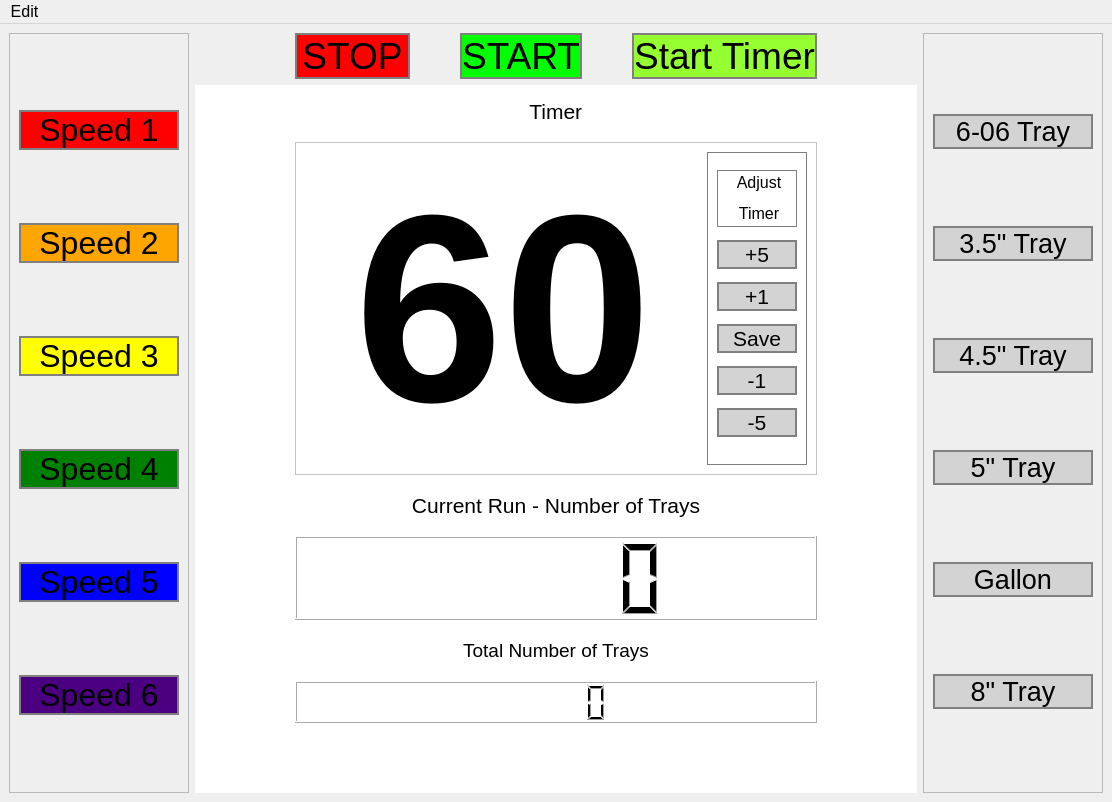
<?xml version="1.0" encoding="UTF-8"?>
<ui version="4.0">
 <class>MainWindow</class>
 <widget class="QMainWindow" name="MainWindow">
  <property name="windowModality">
   <enum>Qt::WindowModality::WindowModal</enum>
  </property>
  <property name="geometry">
   <rect>
    <x>0</x>
    <y>0</y>
    <width>1112</width>
    <height>802</height>
   </rect>
  </property>
  <property name="maximumSize">
   <size>
    <width>16777215</width>
    <height>802</height>
   </size>
  </property>
  <property name="windowTitle">
   <string>Bonnie Plants</string>
  </property>
  <property name="windowIcon">
   <iconset>
    <normaloff>images/Bonnie.png</normaloff>images/Bonnie.png</iconset>
  </property>
  <widget class="QWidget" name="centralwidget">
   <property name="styleSheet">
    <string notr="true">background-color: &quot;black&quot;</string>
   </property>
   <layout class="QHBoxLayout" name="horizontalLayout" stretch="1,4,1">
    <item>
     <widget class="QFrame" name="frameSpeedButtons">
      <property name="minimumSize">
       <size>
        <width>150</width>
        <height>0</height>
       </size>
      </property>
      <property name="frameShape">
       <enum>QFrame::Shape::StyledPanel</enum>
      </property>
      <property name="frameShadow">
       <enum>QFrame::Shadow::Raised</enum>
      </property>
      <layout class="QVBoxLayout" name="verticalLayout">
       <item>
        <widget class="QPushButton" name="pushButtonSpeed1">
         <property name="sizePolicy">
          <sizepolicy hsizetype="Minimum" vsizetype="Fixed">
           <horstretch>0</horstretch>
           <verstretch>0</verstretch>
          </sizepolicy>
         </property>
         <property name="font">
          <font>
           <pointsize>24</pointsize>
          </font>
         </property>
         <property name="styleSheet">
          <string notr="true">QPushButton{background-color: red}
QPushButton {
    border: 2px solid grey;
}
</string>
         </property>
         <property name="text">
          <string>Speed 1</string>
         </property>
        </widget>
       </item>
       <item>
        <widget class="QPushButton" name="pushButtonSpeed2">
         <property name="font">
          <font>
           <pointsize>24</pointsize>
          </font>
         </property>
         <property name="styleSheet">
          <string notr="true">QPushButton{background-color: orange}
QPushButton {
    border: 2px solid grey;
}
</string>
         </property>
         <property name="text">
          <string>Speed 2</string>
         </property>
        </widget>
       </item>
       <item>
        <widget class="QPushButton" name="pushButtonSpeed3">
         <property name="font">
          <font>
           <pointsize>24</pointsize>
          </font>
         </property>
         <property name="styleSheet">
          <string notr="true">QPushButton{background-color: yellow}
QPushButton {
    border: 2px solid grey;
}</string>
         </property>
         <property name="text">
          <string>Speed 3</string>
         </property>
        </widget>
       </item>
       <item>
        <widget class="QPushButton" name="pushButtonSpeed4">
         <property name="font">
          <font>
           <pointsize>24</pointsize>
          </font>
         </property>
         <property name="styleSheet">
          <string notr="true">QPushButton{background-color: green}
QPushButton {
    border: 2px solid grey;
}</string>
         </property>
         <property name="text">
          <string>Speed 4</string>
         </property>
        </widget>
       </item>
       <item>
        <widget class="QPushButton" name="pushButtonSpeed5">
         <property name="font">
          <font>
           <pointsize>24</pointsize>
          </font>
         </property>
         <property name="styleSheet">
          <string notr="true">QPushButton{background-color: blue}
QPushButton {
    border: 2px solid grey;
}</string>
         </property>
         <property name="text">
          <string>Speed 5</string>
         </property>
        </widget>
       </item>
       <item>
        <widget class="QPushButton" name="pushButtonSpeed6">
         <property name="font">
          <font>
           <pointsize>24</pointsize>
          </font>
         </property>
         <property name="styleSheet">
          <string notr="true">QPushButton{background-color: indigo}
QPushButton {
    border: 2px solid grey;
}</string>
         </property>
         <property name="text">
          <string>Speed 6</string>
         </property>
        </widget>
       </item>
      </layout>
     </widget>
    </item>
    <item>
     <layout class="QVBoxLayout" name="verticalLayout_2">
      <item>
       <layout class="QHBoxLayout" name="horizontalLayoutStartStop">
        <property name="spacing">
         <number>50</number>
        </property>
        <property name="leftMargin">
         <number>100</number>
        </property>
        <property name="rightMargin">
         <number>100</number>
        </property>
        <item>
         <widget class="QPushButton" name="pushButtonStop">
          <property name="font">
           <font>
            <pointsize>28</pointsize>
           </font>
          </property>
          <property name="styleSheet">
           <string notr="true">QPushButton{background-color: red}
QPushButton {
    border: 2px solid grey;
}</string>
          </property>
          <property name="text">
           <string>STOP</string>
          </property>
         </widget>
        </item>
        <item>
         <widget class="QPushButton" name="pushButtonStart">
          <property name="font">
           <font>
            <pointsize>28</pointsize>
           </font>
          </property>
          <property name="styleSheet">
           <string notr="true">QPushButton{background-color: rgb(0, 255, 0)}
QPushButton {
    border: 2px solid grey;
}</string>
          </property>
          <property name="text">
           <string>START</string>
          </property>
         </widget>
        </item>
        <item>
         <widget class="QPushButton" name="pushButtonStartTimer">
          <property name="font">
           <font>
            <pointsize>28</pointsize>
           </font>
          </property>
          <property name="styleSheet">
           <string notr="true">QPushButton{background-color: rgb(150, 255, 50)}
QPushButton {
    border: 2px solid grey;
}</string>
          </property>
          <property name="text">
           <string>Start Timer</string>
          </property>
         </widget>
        </item>
       </layout>
      </item>
      <item>
       <widget class="QFrame" name="frameDisplay">
        <property name="font">
         <font>
          <pointsize>1</pointsize>
         </font>
        </property>
        <property name="styleSheet">
         <string notr="true">background-color: white</string>
        </property>
        <layout class="QVBoxLayout" name="verticalLayoutOutput" stretch="1,8,1,2,1,1">
         <property name="spacing">
          <number>10</number>
         </property>
         <property name="leftMargin">
          <number>100</number>
         </property>
         <property name="topMargin">
          <number>5</number>
         </property>
         <property name="rightMargin">
          <number>100</number>
         </property>
         <property name="bottomMargin">
          <number>70</number>
         </property>
         <item>
          <widget class="QLabel" name="label">
           <property name="sizePolicy">
            <sizepolicy hsizetype="Preferred" vsizetype="Preferred">
             <horstretch>0</horstretch>
             <verstretch>0</verstretch>
            </sizepolicy>
           </property>
           <property name="font">
            <font>
             <pointsize>16</pointsize>
            </font>
           </property>
           <property name="styleSheet">
            <string notr="true">background-color: white</string>
           </property>
           <property name="text">
            <string> Timer </string>
           </property>
           <property name="alignment">
            <set>Qt::AlignmentFlag::AlignCenter</set>
           </property>
          </widget>
         </item>
         <item>
          <widget class="QFrame" name="frame_2">
           <property name="frameShape">
            <enum>QFrame::Shape::StyledPanel</enum>
           </property>
           <property name="frameShadow">
            <enum>QFrame::Shadow::Raised</enum>
           </property>
           <layout class="QHBoxLayout" name="horizontalLayout_2" stretch="5,0">
            <item>
             <widget class="QLabel" name="labelTimer">
              <property name="sizePolicy">
               <sizepolicy hsizetype="Preferred" vsizetype="Preferred">
                <horstretch>0</horstretch>
                <verstretch>0</verstretch>
               </sizepolicy>
              </property>
              <property name="font">
               <font>
                <family>Arial</family>
                <pointsize>210</pointsize>
                <bold>true</bold>
                <kerning>false</kerning>
               </font>
              </property>
              <property name="styleSheet">
               <string notr="true">background-color: white</string>
              </property>
              <property name="lineWidth">
               <number>0</number>
              </property>
              <property name="text">
               <string>60</string>
              </property>
              <property name="alignment">
               <set>Qt::AlignmentFlag::AlignCenter</set>
              </property>
              <property name="margin">
               <number>-10</number>
              </property>
              <property name="indent">
               <number>0</number>
              </property>
             </widget>
            </item>
            <item>
             <widget class="QFrame" name="frame_3">
              <property name="minimumSize">
               <size>
                <width>100</width>
                <height>0</height>
               </size>
              </property>
              <property name="styleSheet">
               <string notr="true">QFrame {
    border: 1px solid grey;
}</string>
              </property>
              <property name="frameShape">
               <enum>QFrame::Shape::StyledPanel</enum>
              </property>
              <property name="frameShadow">
               <enum>QFrame::Shadow::Raised</enum>
              </property>
              <layout class="QVBoxLayout" name="verticalLayout_4" stretch="1,1,1,1,1,1">
               <property name="topMargin">
                <number>10</number>
               </property>
               <property name="bottomMargin">
                <number>20</number>
               </property>
               <item>
                <widget class="QLabel" name="label_4">
                 <property name="sizePolicy">
                  <sizepolicy hsizetype="Preferred" vsizetype="Minimum">
                   <horstretch>0</horstretch>
                   <verstretch>0</verstretch>
                  </sizepolicy>
                 </property>
                 <property name="maximumSize">
                  <size>
                   <width>16777215</width>
                   <height>57</height>
                  </size>
                 </property>
                 <property name="font">
                  <font>
                   <pointsize>12</pointsize>
                  </font>
                 </property>
                 <property name="mouseTracking">
                  <bool>true</bool>
                 </property>
                 <property name="frameShadow">
                  <enum>QFrame::Shadow::Raised</enum>
                 </property>
                 <property name="lineWidth">
                  <number>0</number>
                 </property>
                 <property name="text">
                  <string>&lt;html&gt;&lt;head/&gt;&lt;body&gt;&lt;p align=&quot;center&quot;&gt;Adjust&lt;/p&gt;&lt;p align=&quot;center&quot;&gt;Timer&lt;/p&gt;&lt;/body&gt;&lt;/html&gt;</string>
                 </property>
                </widget>
               </item>
               <item>
                <widget class="QPushButton" name="pushButtonPlus5">
                 <property name="font">
                  <font>
                   <pointsize>16</pointsize>
                  </font>
                 </property>
                 <property name="styleSheet">
                  <string notr="true">QPushButton{background-color: lightgrey}
QPushButton {
    border: 2px solid grey;
}</string>
                 </property>
                 <property name="text">
                  <string>+5</string>
                 </property>
                </widget>
               </item>
               <item>
                <widget class="QPushButton" name="pushButtonPlus1">
                 <property name="font">
                  <font>
                   <pointsize>16</pointsize>
                  </font>
                 </property>
                 <property name="styleSheet">
                  <string notr="true">QPushButton{background-color: lightgrey}
QPushButton {
    border: 2px solid grey;
}</string>
                 </property>
                 <property name="text">
                  <string>+1</string>
                 </property>
                </widget>
               </item>
               <item>
                <widget class="QPushButton" name="pushButtonSaveTimer">
                 <property name="font">
                  <font>
                   <pointsize>16</pointsize>
                  </font>
                 </property>
                 <property name="styleSheet">
                  <string notr="true">QPushButton{background-color: lightgrey}
QPushButton {
    border: 2px solid grey;
}</string>
                 </property>
                 <property name="text">
                  <string>Save</string>
                 </property>
                </widget>
               </item>
               <item>
                <widget class="QPushButton" name="pushButtonMinus1">
                 <property name="font">
                  <font>
                   <pointsize>16</pointsize>
                  </font>
                 </property>
                 <property name="styleSheet">
                  <string notr="true">QPushButton{background-color: lightgrey}
QPushButton {
    border: 2px solid grey;
}</string>
                 </property>
                 <property name="text">
                  <string>-1</string>
                 </property>
                </widget>
               </item>
               <item>
                <widget class="QPushButton" name="pushButtonMinus5">
                 <property name="font">
                  <font>
                   <pointsize>16</pointsize>
                  </font>
                 </property>
                 <property name="styleSheet">
                  <string notr="true">QPushButton{background-color: lightgrey}
QPushButton {
    border: 2px solid grey;
}</string>
                 </property>
                 <property name="text">
                  <string>-5</string>
                 </property>
                </widget>
               </item>
              </layout>
             </widget>
            </item>
           </layout>
          </widget>
         </item>
         <item>
          <widget class="QLabel" name="label_2">
           <property name="font">
            <font>
             <pointsize>16</pointsize>
            </font>
           </property>
           <property name="styleSheet">
            <string notr="true">background-color: white</string>
           </property>
           <property name="text">
            <string>Current Run - Number of Trays</string>
           </property>
           <property name="alignment">
            <set>Qt::AlignmentFlag::AlignCenter</set>
           </property>
          </widget>
         </item>
         <item>
          <widget class="QLCDNumber" name="lcdCurrentCounter">
           <property name="font">
            <font>
             <pointsize>11</pointsize>
            </font>
           </property>
           <property name="styleSheet">
            <string notr="true">background-color: white</string>
           </property>
           <property name="lineWidth">
            <number>1</number>
           </property>
          </widget>
         </item>
         <item>
          <widget class="QLabel" name="label_3">
           <property name="font">
            <font>
             <pointsize>14</pointsize>
            </font>
           </property>
           <property name="styleSheet">
            <string notr="true">background-color: white</string>
           </property>
           <property name="text">
            <string>Total Number of Trays</string>
           </property>
           <property name="alignment">
            <set>Qt::AlignmentFlag::AlignCenter</set>
           </property>
          </widget>
         </item>
         <item>
          <widget class="QLCDNumber" name="lcdTotalCounter">
           <property name="font">
            <font>
             <pointsize>8</pointsize>
            </font>
           </property>
           <property name="styleSheet">
            <string notr="true">background-color: white</string>
           </property>
          </widget>
         </item>
        </layout>
       </widget>
      </item>
     </layout>
    </item>
    <item>
     <widget class="QFrame" name="frame">
      <property name="minimumSize">
       <size>
        <width>150</width>
        <height>0</height>
       </size>
      </property>
      <property name="frameShape">
       <enum>QFrame::Shape::StyledPanel</enum>
      </property>
      <property name="frameShadow">
       <enum>QFrame::Shadow::Raised</enum>
      </property>
      <layout class="QVBoxLayout" name="verticalLayout_3">
       <item>
        <widget class="QPushButton" name="pushButtonTray1">
         <property name="font">
          <font>
           <pointsize>20</pointsize>
          </font>
         </property>
         <property name="styleSheet">
          <string notr="true">QPushButton{background-color: lightgrey}
QPushButton {
    border: 2px solid grey;
}</string>
         </property>
         <property name="text">
          <string>6-06 Tray</string>
         </property>
        </widget>
       </item>
       <item>
        <widget class="QPushButton" name="pushButtonTray2">
         <property name="font">
          <font>
           <pointsize>20</pointsize>
          </font>
         </property>
         <property name="styleSheet">
          <string notr="true">QPushButton{background-color: lightgrey}
QPushButton {
    border: 2px solid grey;
}</string>
         </property>
         <property name="text">
          <string>3.5&quot; Tray</string>
         </property>
        </widget>
       </item>
       <item>
        <widget class="QPushButton" name="pushButtonTray3">
         <property name="font">
          <font>
           <pointsize>20</pointsize>
          </font>
         </property>
         <property name="styleSheet">
          <string notr="true">QPushButton{background-color: lightgrey}
QPushButton {
    border: 2px solid grey;
}</string>
         </property>
         <property name="text">
          <string>4.5&quot; Tray</string>
         </property>
        </widget>
       </item>
       <item>
        <widget class="QPushButton" name="pushButtonTray4">
         <property name="font">
          <font>
           <pointsize>20</pointsize>
          </font>
         </property>
         <property name="styleSheet">
          <string notr="true">QPushButton{background-color: lightgrey}
QPushButton {
    border: 2px solid grey;
}</string>
         </property>
         <property name="text">
          <string>5&quot; Tray</string>
         </property>
        </widget>
       </item>
       <item>
        <widget class="QPushButton" name="pushButtonTray5">
         <property name="font">
          <font>
           <pointsize>20</pointsize>
          </font>
         </property>
         <property name="styleSheet">
          <string notr="true">QPushButton{background-color: lightgrey}
QPushButton {
    border: 2px solid grey;
}</string>
         </property>
         <property name="text">
          <string>Gallon</string>
         </property>
        </widget>
       </item>
       <item>
        <widget class="QPushButton" name="pushButtonTray6">
         <property name="font">
          <font>
           <pointsize>20</pointsize>
          </font>
         </property>
         <property name="styleSheet">
          <string notr="true">QPushButton{background-color: lightgrey}
QPushButton {
    border: 2px solid grey;
}</string>
         </property>
         <property name="text">
          <string>8&quot; Tray</string>
         </property>
        </widget>
       </item>
      </layout>
     </widget>
    </item>
   </layout>
   <zorder>frame</zorder>
   <zorder>frameSpeedButtons</zorder>
  </widget>
  <widget class="QMenuBar" name="menubar">
   <property name="geometry">
    <rect>
     <x>0</x>
     <y>0</y>
     <width>1112</width>
     <height>27</height>
    </rect>
   </property>
   <property name="font">
    <font>
     <pointsize>12</pointsize>
    </font>
   </property>
   <widget class="QMenu" name="menuEdit">
    <property name="font">
     <font>
      <pointsize>12</pointsize>
     </font>
    </property>
    <property name="title">
     <string>Edit</string>
    </property>
    <addaction name="actionUpdate_Motor_Factors"/>
    <addaction name="actionUpdate_Tray_Timing"/>
    <addaction name="actionReset_Total_Counter"/>
    <addaction name="actionUpdate_COM_Ports"/>
    <addaction name="actionUpdate_Upper_Soil_Belt_Factors"/>
    <addaction name="separator"/>
    <addaction name="actionView_Production_Log"/>
   </widget>
   <addaction name="menuEdit"/>
  </widget>
  <action name="actionUpdate_Motor_Factors">
   <property name="text">
    <string>Update Motor Factors</string>
   </property>
   <property name="font">
    <font>
     <pointsize>12</pointsize>
    </font>
   </property>
  </action>
  <action name="actionReset_Total_Counter">
   <property name="text">
    <string>Reset Total Counter</string>
   </property>
   <property name="font">
    <font>
     <pointsize>12</pointsize>
    </font>
   </property>
  </action>
  <action name="actionUpdate_Tray_Timing">
   <property name="text">
    <string>Update Tray Timing</string>
   </property>
  </action>
  <action name="actionUpdate_COM_Ports">
   <property name="text">
    <string>Update COM Ports</string>
   </property>
  </action>
  <action name="actionUpdate_Upper_Soil_Belt_Factors">
   <property name="text">
    <string>Update Upper Soil Belt Factors</string>
   </property>
  </action>
  <action name="actionView_Production_Log">
   <property name="text">
    <string>View Production Log</string>
   </property>
   <property name="font">
    <font>
     <pointsize>12</pointsize>
    </font>
   </property>
  </action>
 </widget>
 <resources/>
 <connections/>
</ui>
